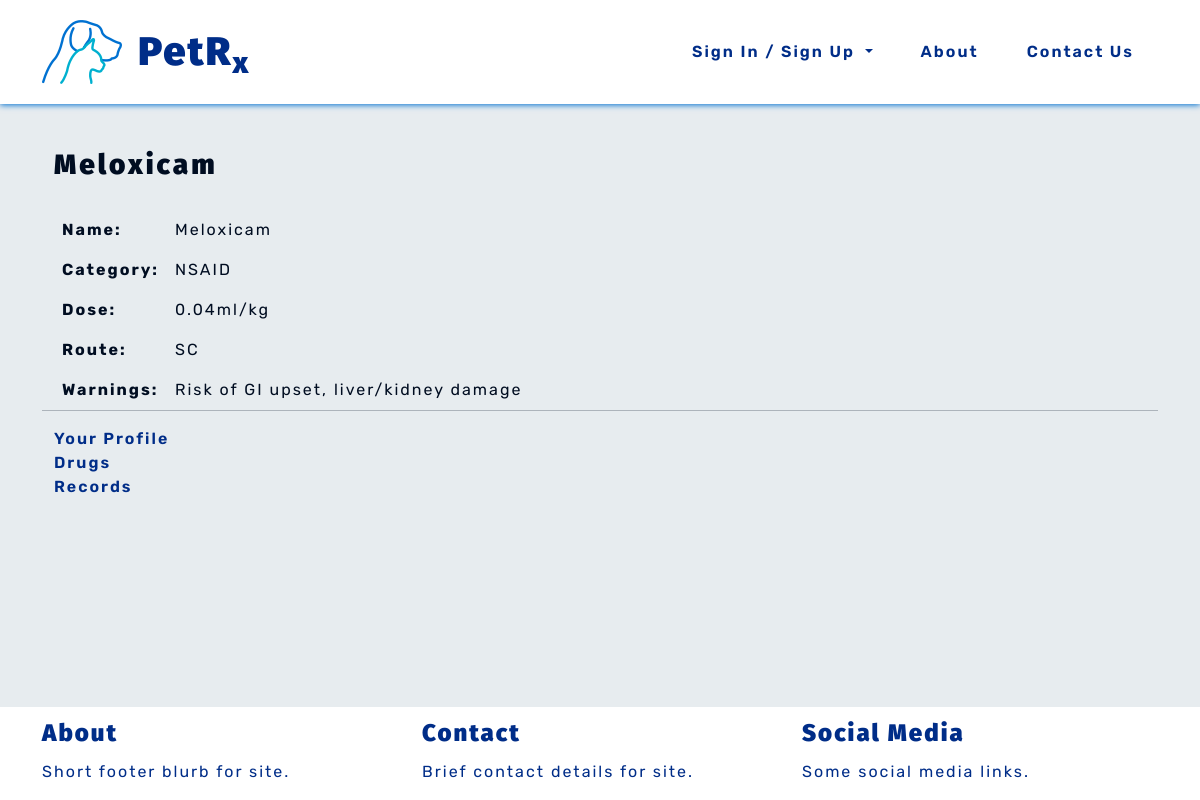
Page /prescriptions/detail-drug/1 on the committed database.
### prescriptions/models.py (models this page shows, shortened)
class Drug(models.Model):
    name = models.CharField(max_length=50)
    dose = models.DecimalField(max_digits=4, decimal_places=2)
    measure = models.CharField(max_length=2, choices=MEASURE)
    category = models.CharField(max_length=20, choices=CATEGORIES)
    route = models.CharField(max_length=8, choices=ROUTES)
    warnings = models.CharField(max_length=300)
    class Meta:
        ordering = ['name']

### prescriptions/views.py (the view)
# urls.py: path('detail-drug/<int:drug_id>', views.detail_drug, name='detail_drug'),
def detail_drug(request, drug_id):
    drug = get_object_or_404(Drug, id=drug_id)
    context = {'drug': drug, }
    return render(request, 'prescriptions/detail_drug.html', context)

### prescriptions/templates/prescriptions/detail_drug.html
{% extends 'base.html' %}
{% block content %}
<section>
    <div class="container">
        <div class="row">
            <h3 class="headings">{{ drug.name }}</h3>
            <div class="col-md-6">
                <table>
                    <tr>
                        <th>Name:</th>
                        <td>{{ drug.name }}</td>
                    </tr>
                    <tr>
                        <th>Category:</th>
                        <td>{{ drug.category }}</td>
                    </tr>
                    <tr>
                        <th>Dose:</th>
                        <td>{{ drug.dose }}{{ drug.measure }}/kg</td>
                    </tr>
                    <tr>
                        <th>Route:</th>
                        <td>{{ drug.route }}</td>
                    </tr>
                    <tr>
                        <th>Warnings:</th>
                        <td>{{ drug.warnings}}</td>
                    </tr>
                </table>
            </div>
            <hr>
                <a class="prescrip-links" href="{% url 'vetprofiles:profile' %}">Your Profile</a>
                <a class="prescrip-links" href="{% url 'prescriptions:drugs' %}">Drugs</a>
                <a class="prescrip-links" href="{% url 'records:records' %}">Records</a>
        </div>
    </div>
</section>
{% endblock %}

### static/css/style.css (style rules this page uses)
:root { --site-white: #e7ecef; --site-black: #000d21; --site-dark-blue: #002d88; --site-light-blue: #0071d1; --site-turquoise: #00b0cf; }
html { height: 100%; }
body { font-family: "Rubik", sans-serif; color: var(--site-black); font-size: 1rem; letter-spacing: 2px; background: var(--site-white); }
h1, h2, h3, h4 { font-family: "Fira Sans", "Rubik", sans-serif; font-weight: 900; margin-top: 0.5em; margin-bottom: 0.5em; }
.headings { letter-spacing: 3px; margin: 1em auto; }
a { text-decoration: none; }
.prescrip-links { cursor: pointer; color: var(--site-dark-blue); font-weight: 600; margin: 0; transition: color .5s linear; }
th, td { padding: 0.5em; }

### rows in the picture
Drug: name "Meloxicam", category "NSAID", dose "0.04", measure "ml", route "SC", warnings "Risk of GI upset, liver/kidney damage"
